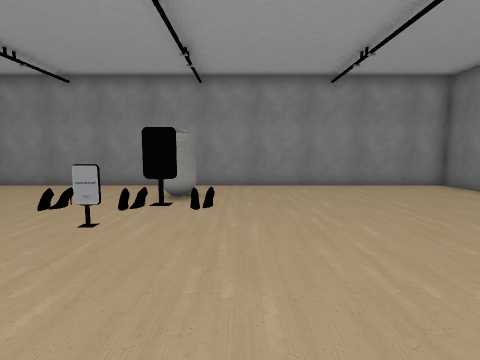
[1] (above)

16 first-person views from a walk through a Unity game level. The camera is 1.3 m above the floor, tilts 6° down and sees 85° across. The floor is counted in squares, 1 m on a side. Each view is taken from the middle of a square. On the plan, view 1 faces up. The plan holds only what a view shows up to about 13 squares ahead; the rest is blank. The place goes on beyond the plan. Some animated figures are left out. Door leaves are left out, so doorways stand open. Some surface patterns are stand-ins.

[2]
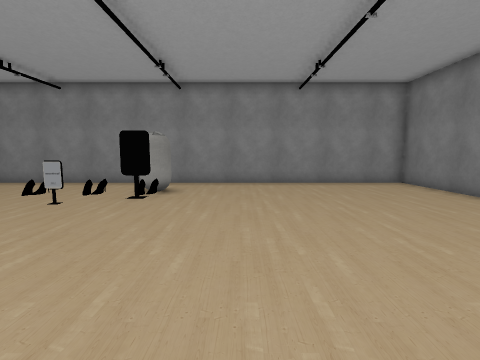

[3]
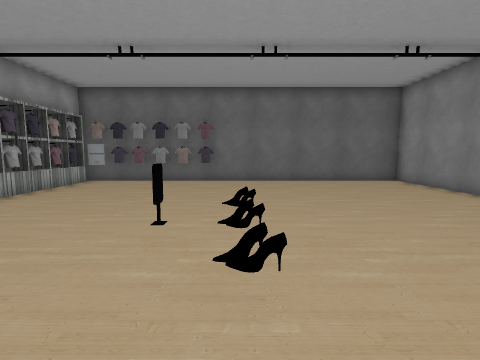

[4]
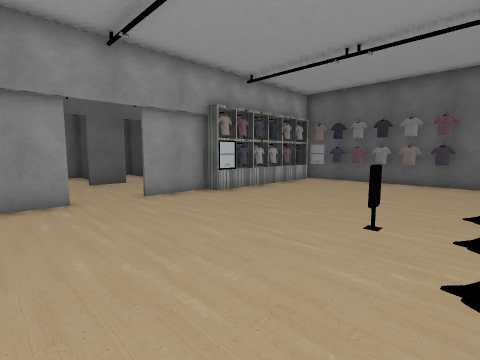

[5]
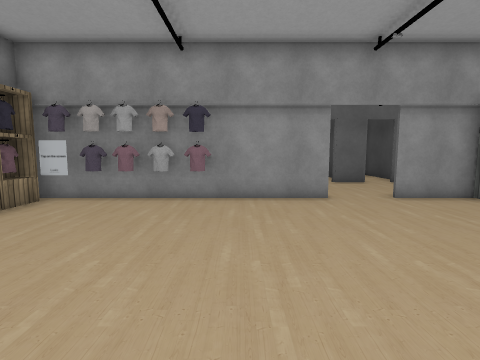

[6]
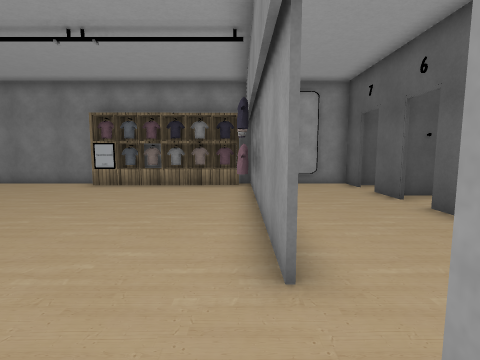

[7]
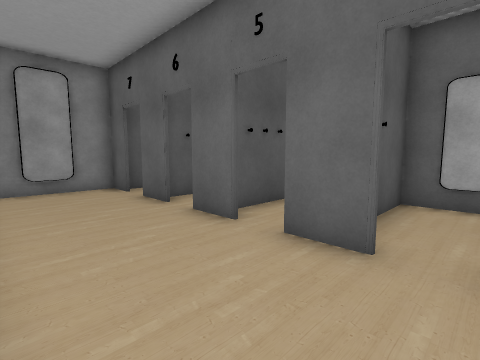

[8]
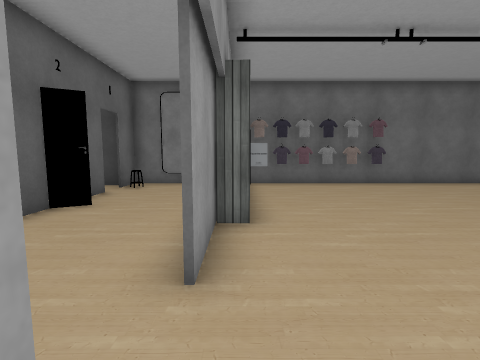

[9]
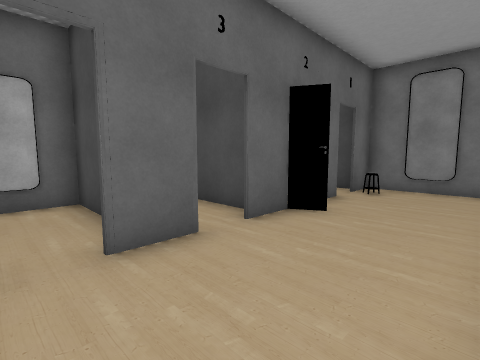

[10]
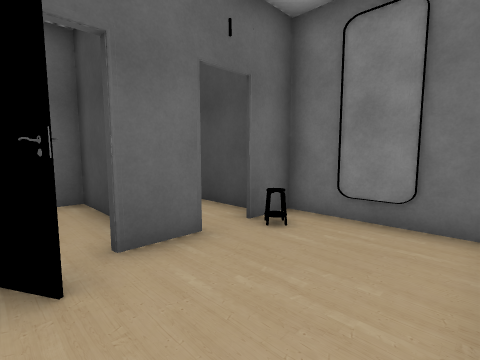

[11]
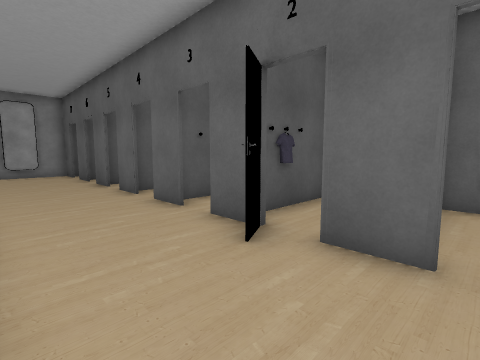

[12]
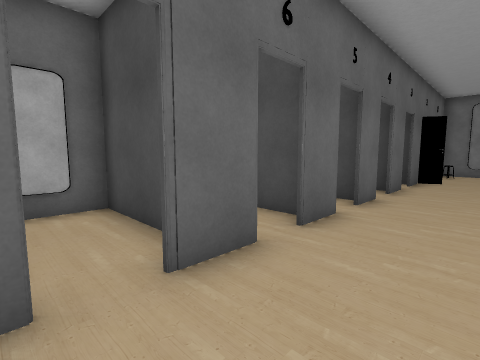

[13]
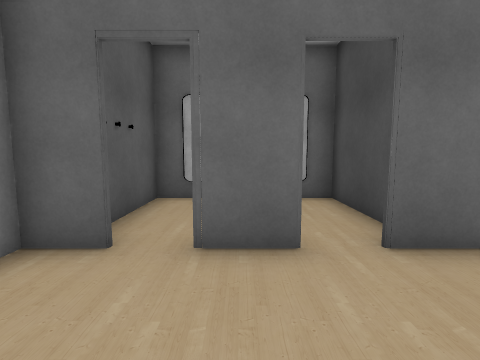

[14]
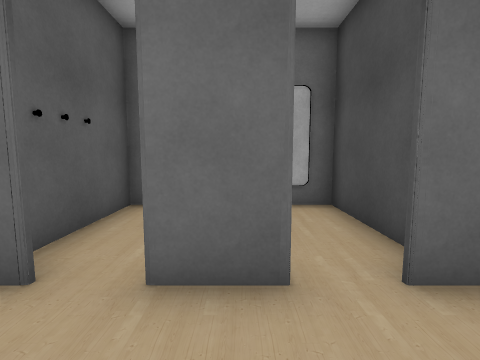

[15]
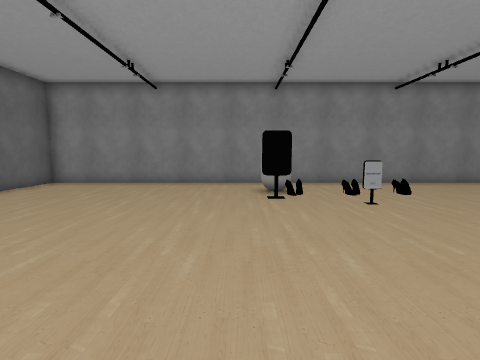

[16]
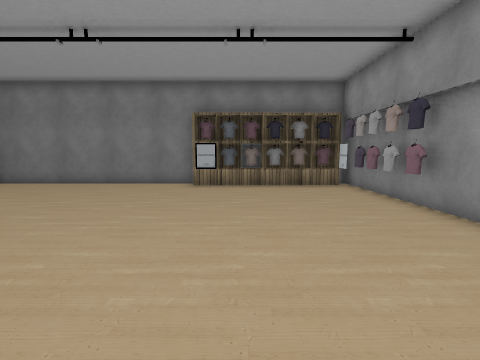

### Floor plan
Points are (right, up) in squares from view 1. A wall is a line through its corners. A room is listed if a view was taken in it or the views show most of it. See-through windows are left out.
Room 1 (views 1, 2, 3, 4, 5, 6, 7, 8, 9, 10, 11, 12, 13, 14, 15, 16)
walls: (-0.6, -4.4) (3.8, -4.4); (-5.5, -3.8) (-4.7, -3.8) (-4.7, -4.5); (-5, -4.4) (-2.4, -4.4); (7.4, 0.4) (7.4, 1.9); (-1, -8.4) (0.5, -8.4); (-10.4, -3.4) (-10.4, -4.4); (-3.6, -8.4) (-2, -8.4); (8, 0.4) (8, 0.9) (7.3, 0.9); (1.5, -8.4) (3.1, -8.4); (8, 1.9) (8, 10.2) (-11.1, 10.2) (-11.1, 2.4); (-11.1, -3.4) (-11.1, -4.1); (-6, -8.5) (-4.6, -8.4); (7.1, -4.4) (8, -4.4) (8, -3.4); (7.4, -3.9) (8, -3.9); (7.4, -4) (7.4, -3.4); (-11.1, -5.1) (-11.1, -8.5) (-9.6, -8.5); (4.1, -8.4) (5.7, -8.4); (-8.6, -8.5) (-7.3, -8.5); (6.7, -8.4) (8, -8.4) (8, -5.4)
ways out: opening at (6, -9) to room 2; open door at (-3.5, -8) to room 3; open door at (-8.5, -8); open door at (-1, -8); open door at (1.5, -8); open door at (7, -8); gap at (-7, -9); gap at (4, -8.5)
objects: other object (-11, -3); other object (-11, -2); other object (-11, -1); other object (-11, 0); other object (-11, 1); other object (-11, 2); other object (-10, -8); other object (-10, -4); other object (-9, -4); other object (-8, -4); other object (-7, -4); other object (-6, -8); other object (-6, -4); other object (-2, 3); capsule (-2, 7) to (-2, 8); other object (-1, 2); other object (-1, 3); other object (3, -4); other object (4, -4); other object (5, -4); other object (6, -4); other object (7, -4); other object (8, -3); other object (8, -2); other object (8, -1); other object (8, 0)
Room 2 (no view inside)
walls: (4.9, -9.9) (4.9, -12.4) (7.4, -12.4) (7.4, -8.8)
ways out: opening at (6, -9) to room 1
Room 3 (no view inside)
walls: (-2.8, -10) (-2.8, -8.9); (-5.3, -8.6) (-5.3, -12.4) (-4.2, -12.4)
ways out: open door at (-3.5, -8) to room 1

Positions as (right, up) in squares from view 1, and headings:
1: (0, 0), facing up
2: (1, -1), facing up
3: (1, 3), facing left
4: (1, 3), facing down-left
5: (2, 3), facing down
6: (-3, -4), facing right
7: (-2, -5), facing down-right
8: (0, -4), facing left
9: (-1, -5), facing down-left
10: (-6, -5), facing down-left
11: (-9, -5), facing down-right
12: (7, -6), facing down-left
13: (5, -5), facing down
14: (-3, -6), facing down
15: (-3, -1), facing up
16: (-3, 0), facing right
